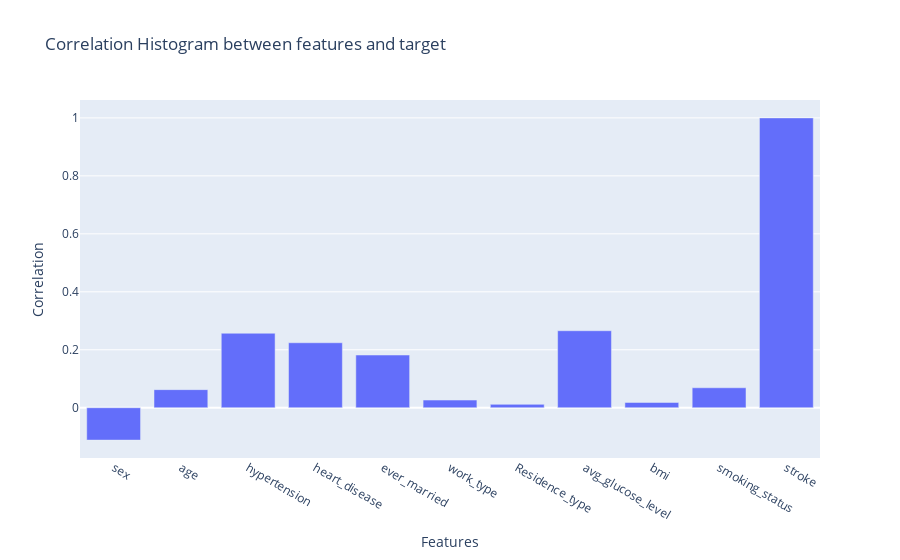

The notebook cell saved with this chart:
### Code cell
# The correlation of each variable with the target variable (Stroke)
fig = go.Figure()
corr_target = data_dict['S'].corr()["stroke"]
fig.add_trace(go.Bar(x=corr_target.index, y=corr_target.values))
fig.update_layout(title="Correlation Histogram between features and target", 
                  xaxis_title='Features', yaxis_title='Correlation', barmode='group')
fig.show()

### Figure 1 — Plotly figure (JSON) as saved in the notebook; plotly's stock layout.template omitted (floating-point values rounded to 4 significant figures)
{"data": [{"type": "bar", "x": ["sex", "age", "hypertension", "heart_disease", "ever_married", "work_type", "Residence_type", "avg_glucose_level", "bmi", "smoking_status", "stroke"], "y": [-0.1117, 0.06241, 0.257, 0.2241, 0.1819, 0.02638, 0.01162, 0.2657, 0.01823, 0.06881, 1]}], "layout": {"barmode": "group", "title": {"text": "Correlation Histogram between features and target"}, "xaxis": {"title": {"text": "Features"}}, "yaxis": {"title": {"text": "Correlation"}}}}
